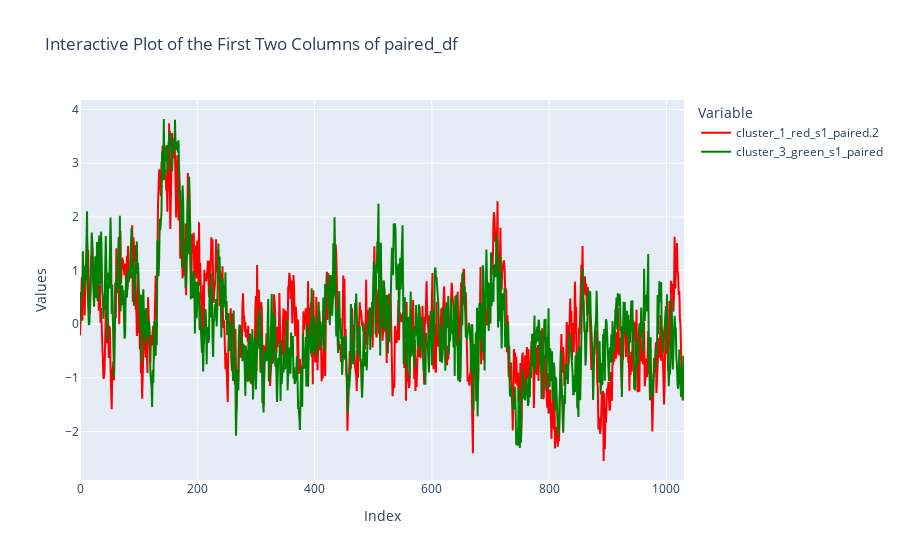

The cell this chart's notebook holds for it:
### Code cell
test = get_column_pair(paired_df,2)
plot_pair(test)

test

### Figure 1 — Plotly figure (JSON) as saved in the notebook; plotly's stock layout.template omitted (floating-point values rounded to 4 significant figures; data arrays with more than 128 entries replaced by an {"elided": "..."} marker saying what was removed)
{"data": [{"line": {"color": "red"}, "mode": "lines", "name": "cluster_1_red_s1_paired.2", "type": "scatter", "x": {"elided": "1031 int values"}, "y": {"elided": "1031 float values"}}, {"line": {"color": "green"}, "mode": "lines", "name": "cluster_3_green_s1_paired", "type": "scatter", "x": {"elided": "1031 int values"}, "y": {"elided": "1031 float values"}}], "layout": {"dragmode": "zoom", "legend": {"title": {"text": "Variable"}}, "title": {"text": "Interactive Plot of the First Two Columns of paired_df"}, "xaxis": {"title": {"text": "Index"}}, "yaxis": {"title": {"text": "Values"}}}}
